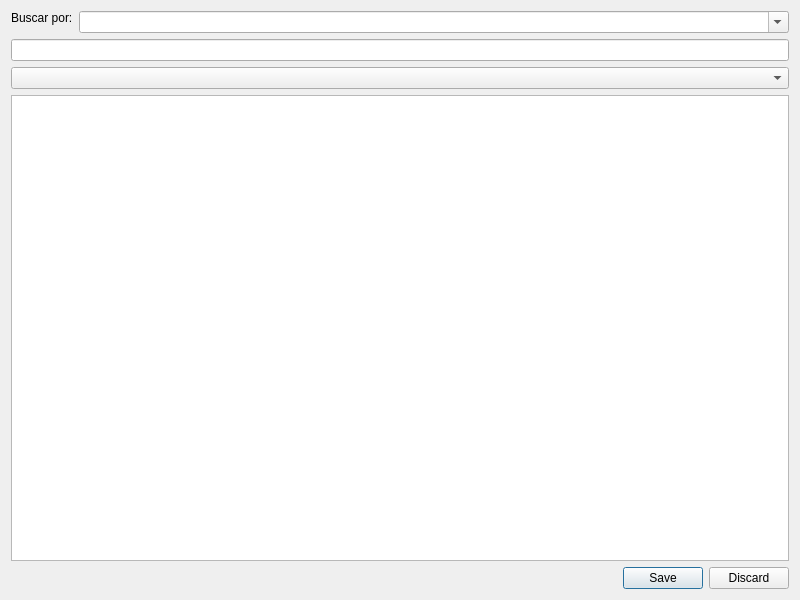
<?xml version="1.0" encoding="UTF-8"?>
<ui version="4.0">
 <class>Dialog</class>
 <widget class="QDialog" name="Dialog">
  <property name="geometry">
   <rect>
    <x>0</x>
    <y>0</y>
    <width>800</width>
    <height>600</height>
   </rect>
  </property>
  <property name="windowTitle">
   <string>Base de datos de personal</string>
  </property>
  <layout class="QGridLayout" name="gridLayout">
   <item row="0" column="0">
    <layout class="QFormLayout" name="formLayout">
     <item row="0" column="1">
      <widget class="QComboBox" name="filtro_cbox">
       <property name="editable">
        <bool>true</bool>
       </property>
      </widget>
     </item>
     <item row="0" column="0">
      <widget class="QLabel" name="label">
       <property name="sizePolicy">
        <sizepolicy hsizetype="Preferred" vsizetype="Fixed">
         <horstretch>0</horstretch>
         <verstretch>0</verstretch>
        </sizepolicy>
       </property>
       <property name="text">
        <string>Buscar por:</string>
       </property>
      </widget>
     </item>
    </layout>
   </item>
   <item row="1" column="0">
    <widget class="QLineEdit" name="buscar_ledit"/>
   </item>
   <item row="2" column="0">
    <widget class="QComboBox" name="buscar_cbox"/>
   </item>
   <item row="3" column="0">
    <widget class="QTableView" name="personal_view">
     <property name="alternatingRowColors">
      <bool>true</bool>
     </property>
     <property name="sortingEnabled">
      <bool>true</bool>
     </property>
    </widget>
   </item>
   <item row="4" column="0">
    <widget class="QDialogButtonBox" name="buttonBox">
     <property name="orientation">
      <enum>Qt::Horizontal</enum>
     </property>
     <property name="standardButtons">
      <set>QDialogButtonBox::Discard|QDialogButtonBox::Save</set>
     </property>
     <property name="centerButtons">
      <bool>false</bool>
     </property>
    </widget>
   </item>
  </layout>
 </widget>
 <tabstops>
  <tabstop>buttonBox</tabstop>
 </tabstops>
 <resources/>
 <connections>
  <connection>
   <sender>buttonBox</sender>
   <signal>rejected()</signal>
   <receiver>Dialog</receiver>
   <slot>reject()</slot>
   <hints>
    <hint type="sourcelabel">
     <x>325</x>
     <y>390</y>
    </hint>
    <hint type="destinationlabel">
     <x>286</x>
     <y>274</y>
    </hint>
   </hints>
  </connection>
 </connections>
</ui>
